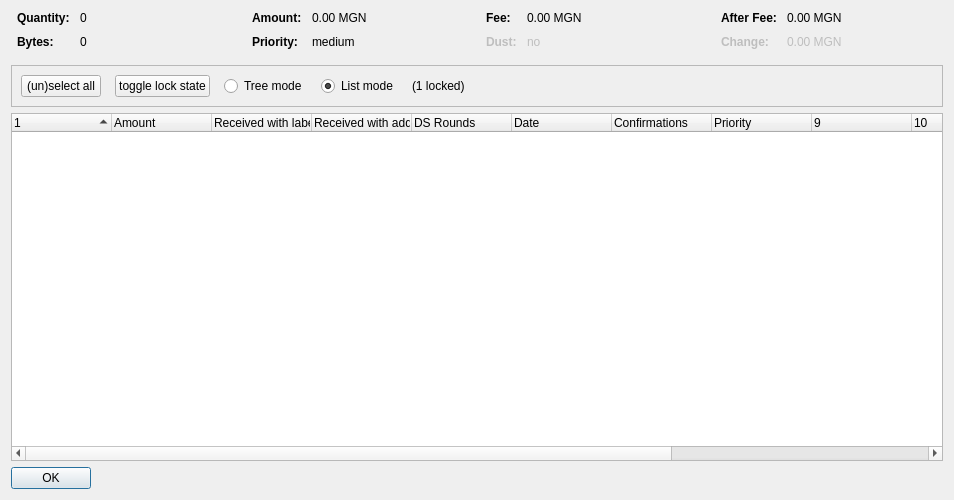
<?xml version="1.0" encoding="UTF-8"?>
<ui version="4.0">
 <class>CoinControlDialog</class>
 <widget class="QDialog" name="CoinControlDialog">
  <property name="geometry">
   <rect>
    <x>0</x>
    <y>0</y>
    <width>954</width>
    <height>500</height>
   </rect>
  </property>
  <property name="windowTitle">
   <string>Coin Selection</string>
  </property>
  <layout class="QVBoxLayout" name="verticalLayout">
   <item>
    <layout class="QHBoxLayout" name="horizontalLayoutTop" stretch="0,0,0,0">
     <property name="topMargin">
      <number>0</number>
     </property>
     <property name="bottomMargin">
      <number>10</number>
     </property>
     <item>
      <layout class="QFormLayout" name="formLayoutCoinControl1">
       <property name="horizontalSpacing">
        <number>10</number>
       </property>
       <property name="verticalSpacing">
        <number>10</number>
       </property>
       <property name="leftMargin">
        <number>6</number>
       </property>
       <property name="rightMargin">
        <number>6</number>
       </property>
       <item row="0" column="0">
        <widget class="QLabel" name="labelCoinControlQuantityText">
         <property name="font">
          <font>
           <weight>75</weight>
           <bold>true</bold>
          </font>
         </property>
         <property name="text">
          <string>Quantity:</string>
         </property>
        </widget>
       </item>
       <item row="0" column="1">
        <widget class="QLabel" name="labelCoinControlQuantity">
         <property name="cursor">
          <cursorShape>IBeamCursor</cursorShape>
         </property>
         <property name="contextMenuPolicy">
          <enum>Qt::ActionsContextMenu</enum>
         </property>
         <property name="text">
          <string notr="true">0</string>
         </property>
         <property name="textInteractionFlags">
          <set>Qt::LinksAccessibleByMouse|Qt::TextSelectableByKeyboard|Qt::TextSelectableByMouse</set>
         </property>
        </widget>
       </item>
       <item row="1" column="0">
        <widget class="QLabel" name="labelCoinControlBytesText">
         <property name="font">
          <font>
           <weight>75</weight>
           <bold>true</bold>
          </font>
         </property>
         <property name="text">
          <string>Bytes:</string>
         </property>
        </widget>
       </item>
       <item row="1" column="1">
        <widget class="QLabel" name="labelCoinControlBytes">
         <property name="cursor">
          <cursorShape>IBeamCursor</cursorShape>
         </property>
         <property name="contextMenuPolicy">
          <enum>Qt::ActionsContextMenu</enum>
         </property>
         <property name="text">
          <string notr="true">0</string>
         </property>
         <property name="textInteractionFlags">
          <set>Qt::LinksAccessibleByMouse|Qt::TextSelectableByKeyboard|Qt::TextSelectableByMouse</set>
         </property>
        </widget>
       </item>
      </layout>
     </item>
     <item>
      <layout class="QFormLayout" name="formLayoutCoinControl2">
       <property name="horizontalSpacing">
        <number>10</number>
       </property>
       <property name="verticalSpacing">
        <number>10</number>
       </property>
       <property name="leftMargin">
        <number>6</number>
       </property>
       <property name="rightMargin">
        <number>6</number>
       </property>
       <item row="0" column="0">
        <widget class="QLabel" name="labelCoinControlAmountText">
         <property name="font">
          <font>
           <weight>75</weight>
           <bold>true</bold>
          </font>
         </property>
         <property name="text">
          <string>Amount:</string>
         </property>
        </widget>
       </item>
       <item row="0" column="1">
        <widget class="QLabel" name="labelCoinControlAmount">
         <property name="cursor">
          <cursorShape>IBeamCursor</cursorShape>
         </property>
         <property name="contextMenuPolicy">
          <enum>Qt::ActionsContextMenu</enum>
         </property>
         <property name="text">
          <string notr="true">0.00 MGN</string>
         </property>
         <property name="textInteractionFlags">
          <set>Qt::LinksAccessibleByMouse|Qt::TextSelectableByKeyboard|Qt::TextSelectableByMouse</set>
         </property>
        </widget>
       </item>
       <item row="1" column="0">
        <widget class="QLabel" name="labelCoinControlPriorityText">
         <property name="font">
          <font>
           <weight>75</weight>
           <bold>true</bold>
          </font>
         </property>
         <property name="text">
          <string>Priority:</string>
         </property>
        </widget>
       </item>
       <item row="1" column="1">
        <widget class="QLabel" name="labelCoinControlPriority">
         <property name="cursor">
          <cursorShape>IBeamCursor</cursorShape>
         </property>
         <property name="contextMenuPolicy">
          <enum>Qt::ActionsContextMenu</enum>
         </property>
         <property name="text">
          <string>medium</string>
         </property>
         <property name="textInteractionFlags">
          <set>Qt::LinksAccessibleByMouse|Qt::TextSelectableByKeyboard|Qt::TextSelectableByMouse</set>
         </property>
        </widget>
       </item>
      </layout>
     </item>
     <item>
      <layout class="QFormLayout" name="formLayoutCoinControl3">
       <property name="horizontalSpacing">
        <number>10</number>
       </property>
       <property name="verticalSpacing">
        <number>10</number>
       </property>
       <property name="leftMargin">
        <number>6</number>
       </property>
       <property name="rightMargin">
        <number>6</number>
       </property>
       <item row="0" column="0">
        <widget class="QLabel" name="labelCoinControlFeeText">
         <property name="font">
          <font>
           <weight>75</weight>
           <bold>true</bold>
          </font>
         </property>
         <property name="text">
          <string>Fee:</string>
         </property>
        </widget>
       </item>
       <item row="0" column="1">
        <widget class="QLabel" name="labelCoinControlFee">
         <property name="cursor">
          <cursorShape>IBeamCursor</cursorShape>
         </property>
         <property name="contextMenuPolicy">
          <enum>Qt::ActionsContextMenu</enum>
         </property>
         <property name="text">
          <string notr="true">0.00 MGN</string>
         </property>
         <property name="textInteractionFlags">
          <set>Qt::LinksAccessibleByMouse|Qt::TextSelectableByKeyboard|Qt::TextSelectableByMouse</set>
         </property>
        </widget>
       </item>
       <item row="1" column="0">
        <widget class="QLabel" name="labelCoinControlLowOutputText">
         <property name="enabled">
          <bool>false</bool>
         </property>
         <property name="font">
          <font>
           <weight>75</weight>
           <bold>true</bold>
          </font>
         </property>
         <property name="text">
          <string>Dust:</string>
         </property>
        </widget>
       </item>
       <item row="1" column="1">
        <widget class="QLabel" name="labelCoinControlLowOutput">
         <property name="enabled">
          <bool>false</bool>
         </property>
         <property name="cursor">
          <cursorShape>IBeamCursor</cursorShape>
         </property>
         <property name="contextMenuPolicy">
          <enum>Qt::ActionsContextMenu</enum>
         </property>
         <property name="text">
          <string>no</string>
         </property>
         <property name="textInteractionFlags">
          <set>Qt::LinksAccessibleByMouse|Qt::TextSelectableByKeyboard|Qt::TextSelectableByMouse</set>
         </property>
        </widget>
       </item>
      </layout>
     </item>
     <item>
      <layout class="QFormLayout" name="formLayoutCoinControl4">
       <property name="horizontalSpacing">
        <number>10</number>
       </property>
       <property name="verticalSpacing">
        <number>10</number>
       </property>
       <property name="leftMargin">
        <number>6</number>
       </property>
       <property name="rightMargin">
        <number>6</number>
       </property>
       <item row="0" column="0">
        <widget class="QLabel" name="labelCoinControlAfterFeeText">
         <property name="font">
          <font>
           <weight>75</weight>
           <bold>true</bold>
          </font>
         </property>
         <property name="text">
          <string>After Fee:</string>
         </property>
        </widget>
       </item>
       <item row="0" column="1">
        <widget class="QLabel" name="labelCoinControlAfterFee">
         <property name="cursor">
          <cursorShape>IBeamCursor</cursorShape>
         </property>
         <property name="contextMenuPolicy">
          <enum>Qt::ActionsContextMenu</enum>
         </property>
         <property name="text">
          <string notr="true">0.00 MGN</string>
         </property>
         <property name="textInteractionFlags">
          <set>Qt::LinksAccessibleByMouse|Qt::TextSelectableByKeyboard|Qt::TextSelectableByMouse</set>
         </property>
        </widget>
       </item>
       <item row="1" column="0">
        <widget class="QLabel" name="labelCoinControlChangeText">
         <property name="enabled">
          <bool>false</bool>
         </property>
         <property name="font">
          <font>
           <weight>75</weight>
           <bold>true</bold>
          </font>
         </property>
         <property name="text">
          <string>Change:</string>
         </property>
        </widget>
       </item>
       <item row="1" column="1">
        <widget class="QLabel" name="labelCoinControlChange">
         <property name="enabled">
          <bool>false</bool>
         </property>
         <property name="cursor">
          <cursorShape>IBeamCursor</cursorShape>
         </property>
         <property name="contextMenuPolicy">
          <enum>Qt::ActionsContextMenu</enum>
         </property>
         <property name="text">
          <string notr="true">0.00 MGN</string>
         </property>
         <property name="textInteractionFlags">
          <set>Qt::LinksAccessibleByMouse|Qt::TextSelectableByKeyboard|Qt::TextSelectableByMouse</set>
         </property>
        </widget>
       </item>
      </layout>
     </item>
    </layout>
   </item>
   <item>
    <widget class="QFrame" name="frame">
     <property name="minimumSize">
      <size>
       <width>0</width>
       <height>40</height>
      </size>
     </property>
     <property name="frameShape">
      <enum>QFrame::StyledPanel</enum>
     </property>
     <property name="frameShadow">
      <enum>QFrame::Sunken</enum>
     </property>
     <layout class="QHBoxLayout" name="horizontalLayout">
      <item>
       <layout class="QHBoxLayout" name="horizontalLayoutPanel" stretch="0,0,0,0,0,0">
        <property name="spacing">
         <number>14</number>
        </property>
        <item>
         <widget class="QPushButton" name="pushButtonSelectAll">
          <property name="sizePolicy">
           <sizepolicy hsizetype="Maximum" vsizetype="Fixed">
            <horstretch>0</horstretch>
            <verstretch>0</verstretch>
           </sizepolicy>
          </property>
          <property name="text">
           <string>(un)select all</string>
          </property>
          <property name="autoDefault">
           <bool>false</bool>
          </property>
         </widget>
        </item>
        <item>
         <widget class="QPushButton" name="pushButtonToggleLock">
          <property name="sizePolicy">
           <sizepolicy hsizetype="Maximum" vsizetype="Fixed">
            <horstretch>0</horstretch>
            <verstretch>0</verstretch>
           </sizepolicy>
          </property>
          <property name="text">
           <string>toggle lock state</string>
          </property>
          <property name="autoDefault">
           <bool>false</bool>
          </property>
         </widget>
        </item>
        <item>
         <widget class="QRadioButton" name="radioTreeMode">
          <property name="sizePolicy">
           <sizepolicy hsizetype="Maximum" vsizetype="Fixed">
            <horstretch>0</horstretch>
            <verstretch>0</verstretch>
           </sizepolicy>
          </property>
          <property name="text">
           <string>Tree mode</string>
          </property>
         </widget>
        </item>
        <item>
         <widget class="QRadioButton" name="radioListMode">
          <property name="sizePolicy">
           <sizepolicy hsizetype="Maximum" vsizetype="Fixed">
            <horstretch>0</horstretch>
            <verstretch>0</verstretch>
           </sizepolicy>
          </property>
          <property name="text">
           <string>List mode</string>
          </property>
          <property name="checked">
           <bool>true</bool>
          </property>
         </widget>
        </item>
        <item>
         <widget class="QLabel" name="labelLocked">
          <property name="text">
           <string>(1 locked)</string>
          </property>
         </widget>
        </item>
        <item>
         <spacer name="horizontalSpacer">
          <property name="orientation">
           <enum>Qt::Horizontal</enum>
          </property>
          <property name="sizeHint" stdset="0">
           <size>
            <width>40</width>
            <height>20</height>
           </size>
          </property>
         </spacer>
        </item>
       </layout>
      </item>
     </layout>
    </widget>
   </item>
   <item>
    <widget class="CoinControlTreeWidget" name="treeWidget">
     <property name="contextMenuPolicy">
      <enum>Qt::CustomContextMenu</enum>
     </property>
     <property name="sortingEnabled">
      <bool>false</bool>
     </property>
     <property name="columnCount">
      <number>13</number>
     </property>
     <attribute name="headerShowSortIndicator" stdset="0">
      <bool>true</bool>
     </attribute>
     <attribute name="headerStretchLastSection">
      <bool>false</bool>
     </attribute>
     <column>
      <property name="text">
       <string/>
      </property>
     </column>
     <column>
      <property name="text">
       <string>Amount</string>
      </property>
     </column>
     <column>
      <property name="text">
       <string>Received with label</string>
      </property>
     </column>
     <column>
      <property name="text">
       <string>Received with address</string>
      </property>
     </column>
     <column>
      <property name="text">
       <string>DS Rounds</string>
      </property>
     </column>
     <column>
      <property name="text">
       <string>Date</string>
      </property>
     </column>
     <column>
      <property name="text">
       <string>Confirmations</string>
      </property>
      <property name="toolTip">
       <string>Confirmed</string>
      </property>
     </column>
     <column>
      <property name="text">
       <string>Priority</string>
      </property>
     </column>
     <column>
      <property name="text">
       <string/>
      </property>
     </column>
     <column>
      <property name="text">
       <string/>
      </property>
     </column>
     <column>
      <property name="text">
       <string/>
      </property>
     </column>
     <column>
      <property name="text">
       <string/>
      </property>
     </column>
     <column>
      <property name="text">
       <string/>
      </property>
     </column>
    </widget>
   </item>
   <item>
    <widget class="QDialogButtonBox" name="buttonBox">
     <property name="sizePolicy">
      <sizepolicy hsizetype="Maximum" vsizetype="Fixed">
       <horstretch>0</horstretch>
       <verstretch>0</verstretch>
      </sizepolicy>
     </property>
     <property name="orientation">
      <enum>Qt::Horizontal</enum>
     </property>
     <property name="standardButtons">
      <set>QDialogButtonBox::Ok</set>
     </property>
    </widget>
   </item>
  </layout>
 </widget>
 <customwidgets>
  <customwidget>
   <class>CoinControlTreeWidget</class>
   <extends>QTreeWidget</extends>
   <header>coincontroltreewidget.h</header>
  </customwidget>
 </customwidgets>
 <resources/>
 <connections/>
</ui>
